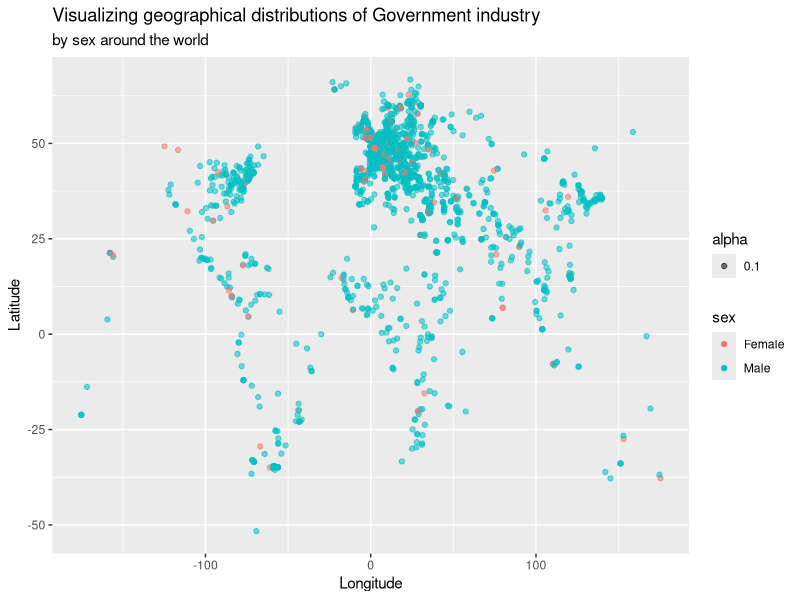
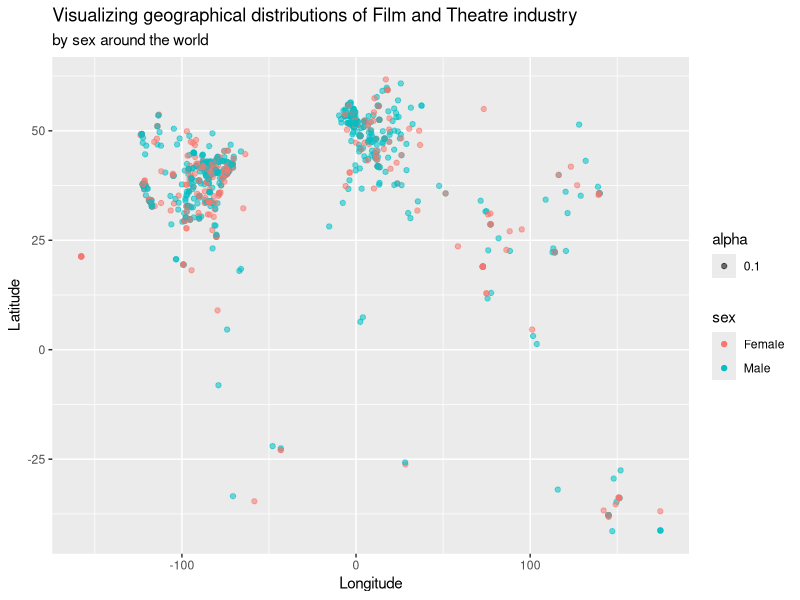

Recreate these plots in R, in order.
## ---- chunk 1
knitr::opts_chunk$set(echo = FALSE)
## ---- chunk 2
library(tidyverse)
## ---- chunk 3
panth <- read_csv("data/database.csv")


## ---- chunk 4
top_5_industries <- panth %>%
  count(industry) %>%
  filter(industry != "NA" & n >= 999) %>%
  arrange(desc(n))

panth %>%
  filter(longitude != "NA" & latitude != "NA", industry == "Government") %>%
  ggplot(panth, mapping = aes(x = longitude, y = latitude, color = sex, alpha = .1)) +
  geom_point() +
  labs(title = "Visualizing geographical distributions of Government industry", subtitle = "by sex around the world", x = "Longitude", y = "Latitude", color = "sex")
## ---- chunk 5
panth %>%
  count(industry, sex) %>%
  filter(industry == "Government" & sex != "NA") %>%
  mutate(prop = n/sum(n))
## ---- chunk 6
panth %>%
  filter(longitude != "NA" & latitude != "NA", industry == "Film And Theatre") %>%
  ggplot(panth, mapping = aes(x = longitude, y = latitude, color = sex, alpha = .1)) +
  geom_point() +
  labs(title = "Visualizing geographical distributions of Film and Theatre industry", subtitle = "by sex around the world", x = "Longitude", y = "Latitude", color = "sex")
## ---- chunk 7
panth %>%
  count(industry, sex) %>%
  filter(industry == "Film And Theatre" & sex != "NA") %>%
  mutate(prop = n/sum(n))
## ---- chunk 8
panth %>%
  glimpse()
